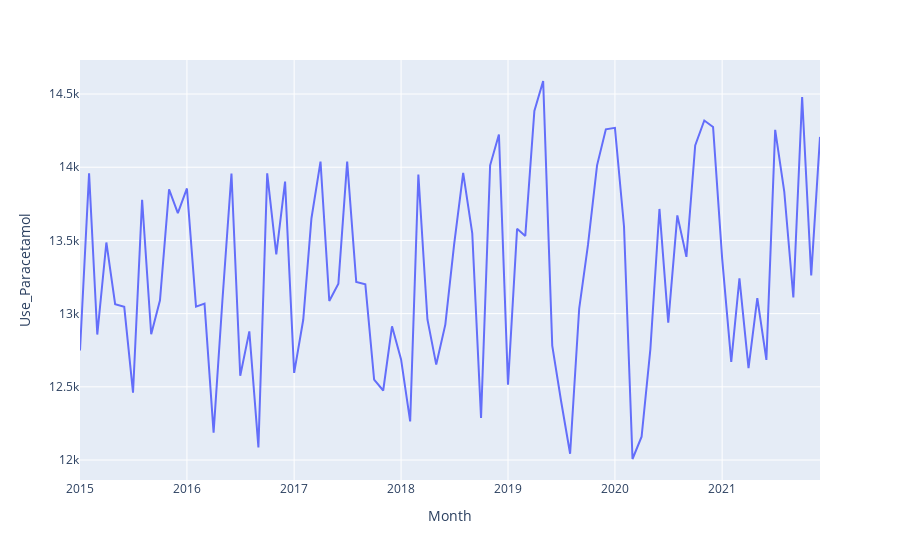

Notebook cell for this chart:
### Code cell
plot = px.line(df, x=df.Month, y=df.Use_Paracetamol)
plot.show()
